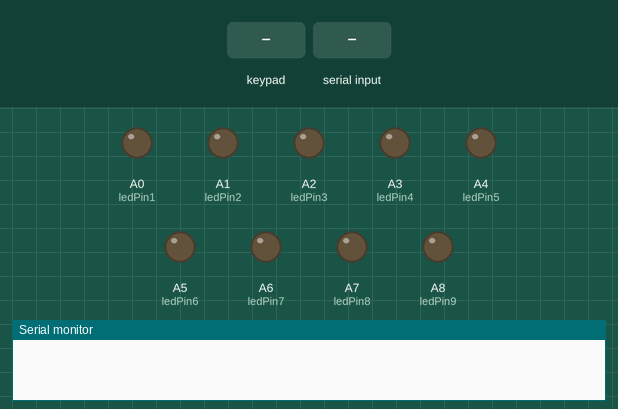
Recording of a sketch running on a simulated Arduino Mega 2560, built with avr-gcc and run on an emulated ATmega2560. Shown: output pins drawn as LEDs (lit = HIGH), the last lines printed to the serial monitor. Inputs (shaded band) come from the test bench.

Above: at 1.2 s.
1.3 s: keypad keys 2 2 2 3 2 4 2 5 pressed 0.4 s apart
At 4.5 s:
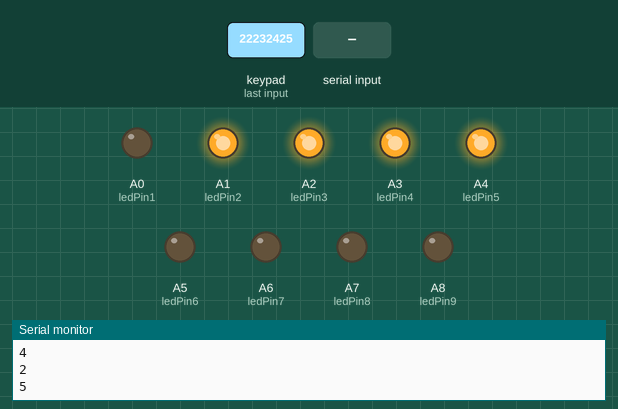
6.0 s: key '7' pressed
At 7.0 s:
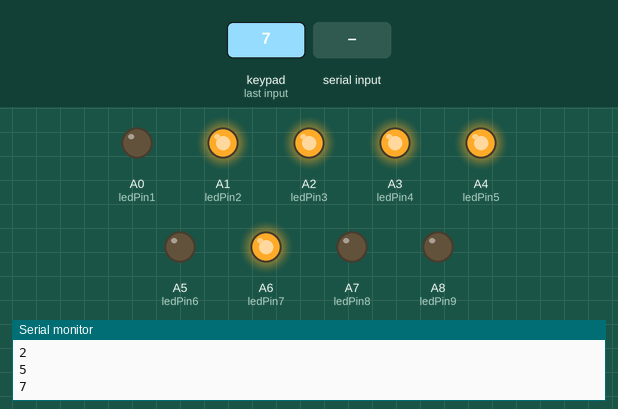
7.5 s: keypad keys 2 6 2 7 2 8 2 9 * pressed 0.4 s apart
At 11.6 s:
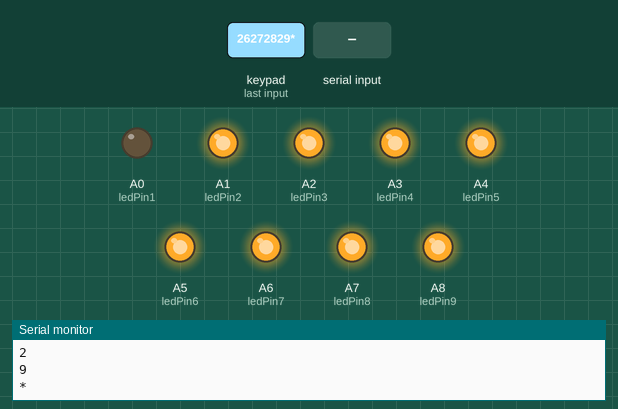
12.6 s: "1" received over Serial
At 13.2 s:
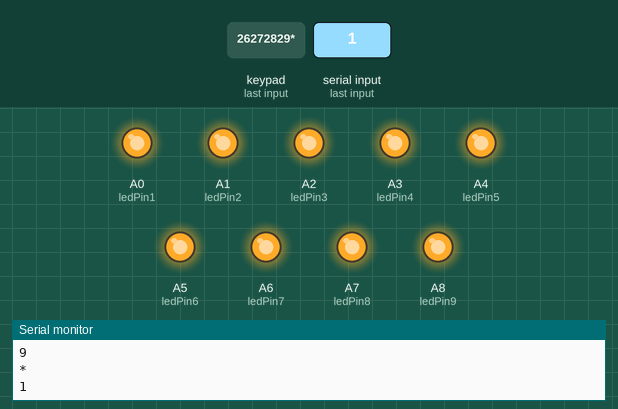
15.6 s: "c" received over Serial
At 16.7 s:
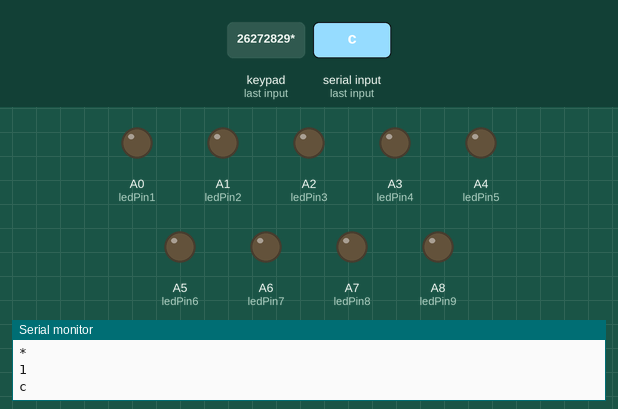
Timing chart, 0 to 18.1 s (numbered marks = the images above; inputs shaded):
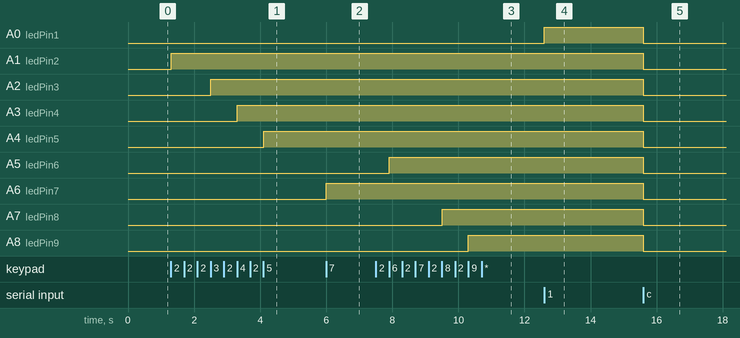

The sketch:

sketch_oct12a.ino
```cpp
#include <Keypad.h>

const byte ROWS = 4;
const byte COLS = 4;
char keys[ROWS][COLS] = {
  {'7','8','9','/'},
  {'4','5','6','*'},
  {'1','2','3','-'},
  {'c','0','=','+'}
};
byte rowPins[ROWS] = {22, 23, 24, 25};
byte colPins[COLS] = {26, 27, 28, 29};

Keypad keypad = Keypad( makeKeymap(keys), rowPins, colPins, ROWS, COLS );

const byte ledPin1 = A0;
const byte ledPin2 = A1;
const byte ledPin3 = A2;
const byte ledPin4 = A3;
const byte ledPin5 = A4;
const byte ledPin6 = A5;
const byte ledPin7 = A6;
const byte ledPin8 = A7;
const byte ledPin9 = A8;

void setup() {
  // put your setup code here, to run once:
  Serial.begin(9600);
  pinMode(ledPin1,OUTPUT);
  pinMode(ledPin2,OUTPUT);
  pinMode(ledPin3,OUTPUT);
  pinMode(ledPin4,OUTPUT);
  pinMode(ledPin5,OUTPUT);
  pinMode(ledPin6,OUTPUT);
  pinMode(ledPin7,OUTPUT);
  pinMode(ledPin8,OUTPUT);
  pinMode(ledPin9,OUTPUT);

}

void loop() {
  // put your main code here, to run repeatedly:
  char key = keypad.getKey();
  if (key){
    Serial.println(key);
    switch(key){
      case '1':
        digitalWrite(ledPin1,HIGH);
        break;
      case '2':
        digitalWrite(ledPin2,HIGH);
        break;
      case '3':
        digitalWrite(ledPin3,HIGH);
        break;
      case '4':
        digitalWrite(ledPin4,HIGH);
        break;
      case '5':
        digitalWrite(ledPin5,HIGH);
        break;
      case '6':
        digitalWrite(ledPin6,HIGH);
        break;
      case '7':
        digitalWrite(ledPin7,HIGH);
        break;
      case '8':
        digitalWrite(ledPin8,HIGH);
        break;
      case '9':
        digitalWrite(ledPin9,HIGH);
        break;
      case 'c':
        digitalWrite(ledPin1,LOW);
        digitalWrite(ledPin2,LOW);
        digitalWrite(ledPin3,LOW);
        digitalWrite(ledPin4,LOW);
        digitalWrite(ledPin5,LOW);
        digitalWrite(ledPin6,LOW);
        digitalWrite(ledPin7,LOW);
        digitalWrite(ledPin8,LOW);
        digitalWrite(ledPin9,LOW);
        break;
    }
    }
    if (Serial.available() > 0){
      char input = Serial.read();
      Serial.println(input);
      switch(input){
      case '1':
        digitalWrite(ledPin1,HIGH);
        break;
      case '2':
        digitalWrite(ledPin2,HIGH);
        break;
      case '3':
        digitalWrite(ledPin3,HIGH);
        break;
      case '4':
        digitalWrite(ledPin4,HIGH);
        break;
      case '5':
        digitalWrite(ledPin5,HIGH);
        break;
      case '6':
        digitalWrite(ledPin6,HIGH);
        break;
      case '7':
        digitalWrite(ledPin7,HIGH);
        break;
      case '8':
        digitalWrite(ledPin8,HIGH);
        break;
      case '9':
        digitalWrite(ledPin9,HIGH);
        break;
      case 'c':
        digitalWrite(ledPin1,LOW);
        digitalWrite(ledPin2,LOW);
        digitalWrite(ledPin3,LOW);
        digitalWrite(ledPin4,LOW);
        digitalWrite(ledPin5,LOW);
        digitalWrite(ledPin6,LOW);
        digitalWrite(ledPin7,LOW);
        digitalWrite(ledPin8,LOW);
        digitalWrite(ledPin9,LOW);
        break;
    }
      }


}
```

Measured:
- after the input at 1.3 s, A1 (ledPin2): LOW → HIGH at once; A2 (ledPin3): LOW → HIGH after 1.2 s; A3 (ledPin4): LOW → HIGH after 2.0 s; A4 (ledPin5): LOW → HIGH after 2.8 s
- after the input at 6.0 s, A6 (ledPin7): LOW → HIGH at once
- after the input at 7.5 s, A5 (ledPin6): LOW → HIGH after 0.40 s; A7 (ledPin8): LOW → HIGH after 2.0 s; A8 (ledPin9): LOW → HIGH after 2.8 s
- after the input at 12.6 s, A0 (ledPin1): LOW → HIGH at once
- after the input at 15.6 s, A0 (ledPin1), A1 (ledPin2), A2 (ledPin3), A3 (ledPin4), A4 (ledPin5), A5 (ledPin6), A6 (ledPin7), A7 (ledPin8), A8 (ledPin9): HIGH → LOW at once
